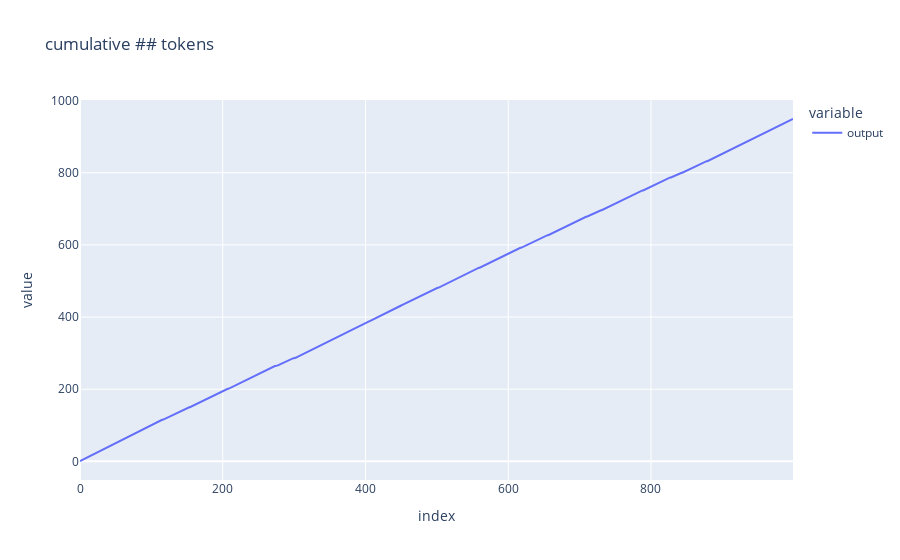

Notebook source saved alongside this figure:
### Markdown cell above
Okay, so it's obvious that the most first layer just connects the obvious bi-grams of words that didn't quite get included in the tokenizer. Let's quantify this.

### Code cell
px.line(df0["output"].str.startswith("##").cumsum(), title="cumulative ## tokens")

### Figure 1 — Plotly figure (JSON) as saved in the notebook; plotly's stock layout.template omitted (floating-point values rounded to 4 significant figures; data arrays with more than 128 entries replaced by an {"elided": "..."} marker saying what was removed)
{"data": [{"hovertemplate": "variable=output<br>index=%{x}<br>value=%{y}<extra></extra>", "legendgroup": "output", "line": {"color": "#636efa", "dash": "solid"}, "marker": {"symbol": "circle"}, "mode": "lines", "name": "output", "orientation": "v", "showlegend": true, "type": "scatter", "x": {"elided": "1000 int values"}, "xaxis": "x", "y": {"elided": "1000 int values"}, "yaxis": "y"}], "layout": {"legend": {"title": {"text": "variable"}, "tracegroupgap": 0}, "title": {"text": "cumulative ## tokens"}, "xaxis": {"anchor": "y", "domain": [0, 1], "title": {"text": "index"}}, "yaxis": {"anchor": "x", "domain": [0, 1], "title": {"text": "value"}}}}
